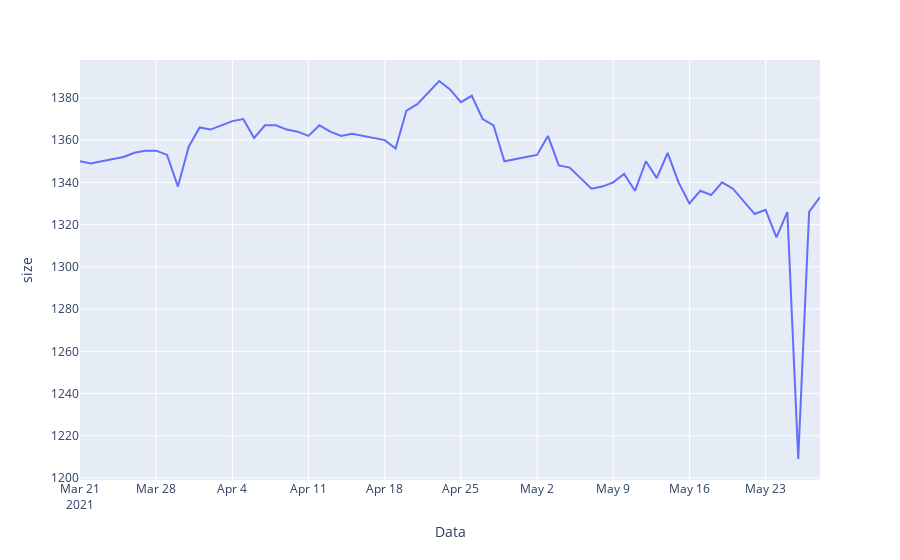

This figure's notebook cell:
### Code cell
count_by_day = data.groupby("Data", as_index=False)["Data"].size()
fig = go.Figure(data=px.line(count_by_day, x="Data", y="size"))
fig.show()

### Figure 1 — Plotly figure (JSON) as saved in the notebook; plotly's stock layout.template omitted (floating-point values rounded to 4 significant figures)
{"data": [{"hovertemplate": "Data=%{x}<br>size=%{y}<extra></extra>", "legendgroup": "", "line": {"color": "#636efa", "dash": "solid"}, "mode": "lines", "name": "", "orientation": "v", "showlegend": false, "type": "scatter", "x": ["2021-03-21", "2021-03-22", "2021-03-23", "2021-03-25", "2021-03-26", "2021-03-27", "2021-03-28", "2021-03-29", "2021-03-30", "2021-03-31", "2021-04-01", "2021-04-02", "2021-04-03", "2021-04-04", "2021-04-05", "2021-04-06", "2021-04-07", "2021-04-08", "2021-04-09", "2021-04-10", "2021-04-11", "2021-04-12", "2021-04-13", "2021-04-14", "2021-04-15", "2021-04-16", "2021-04-17", "2021-04-18", "2021-04-19", "2021-04-20", "2021-04-21", "2021-04-23", "2021-04-24", "2021-04-25", "2021-04-26", "2021-04-27", "2021-04-28", "2021-04-29", "2021-05-01", "2021-05-02", "2021-05-03", "2021-05-04", "2021-05-05", "2021-05-06", "2021-05-07", "2021-05-08", "2021-05-09", "2021-05-10", "2021-05-11", "2021-05-12", "2021-05-13", "2021-05-14", "2021-05-15", "2021-05-16", "2021-05-17", "2021-05-18", "2021-05-19", "2021-05-20", "2021-05-21", "2021-05-22", "2021-05-23", "2021-05-24", "2021-05-25", "2021-05-26", "2021-05-27", "2021-05-28"], "xaxis": "x", "y": [1350, 1349, 1350, 1352, 1354, 1355, 1355, 1353, 1338, 1357, 1366, 1365, 1367, 1369, 1370, 1361, 1367, 1367, 1365, 1364, 1362, 1367, 1364, 1362, 1363, 1362, 1361, 1360, 1356, 1374, 1377, 1388, 1384, 1378, 1381, 1370, 1367, 1350, 1352, 1353, 1362, 1348, 1347, 1342, 1337, 1338, 1340, 1344, 1336, 1350, 1342, 1354, 1340, 1330, 1336, 1334, 1340, 1337, 1331, 1325, 1327, 1314, 1326, 1209, 1326, 1333], "yaxis": "y"}], "layout": {"legend": {"tracegroupgap": 0}, "margin": {"t": 60}, "xaxis": {"anchor": "y", "domain": [0, 1], "title": {"text": "Data"}}, "yaxis": {"anchor": "x", "domain": [0, 1], "title": {"text": "size"}}}}
